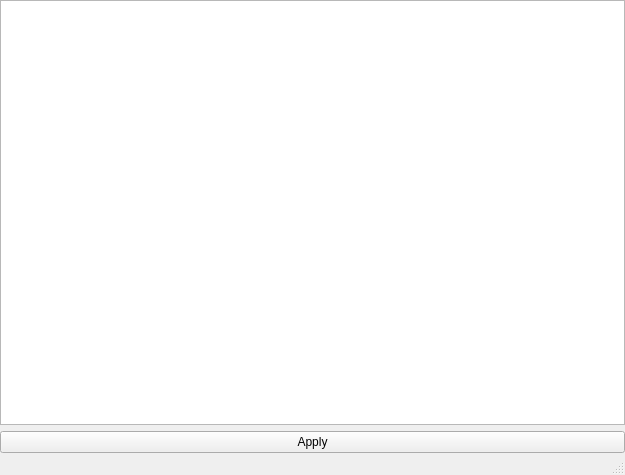
<?xml version="1.0" encoding="UTF-8"?>
<ui version="4.0">
 <class>textEditWindow</class>
 <widget class="QMainWindow" name="textEditWindow">
  <property name="geometry">
   <rect>
    <x>0</x>
    <y>0</y>
    <width>625</width>
    <height>475</height>
   </rect>
  </property>
  <property name="windowTitle">
   <string>MainWindow</string>
  </property>
  <widget class="QWidget" name="centralwidget">
   <layout class="QVBoxLayout" name="verticalLayout">
    <property name="margin">
     <number>0</number>
    </property>
    <item>
     <widget class="QTextEdit" name="textEdit"/>
    </item>
    <item>
     <widget class="QPushButton" name="btnSave">
      <property name="text">
       <string>Apply</string>
      </property>
      <property name="icon">
       <iconset>
        <normaloff>icons/actions/accept.svg</normaloff>icons/actions/accept.svg</iconset>
      </property>
     </widget>
    </item>
   </layout>
  </widget>
  <widget class="QMenuBar" name="menubar">
   <property name="geometry">
    <rect>
     <x>0</x>
     <y>0</y>
     <width>625</width>
     <height>22</height>
    </rect>
   </property>
  </widget>
  <widget class="QStatusBar" name="statusbar"/>
 </widget>
 <resources/>
 <connections/>
</ui>
